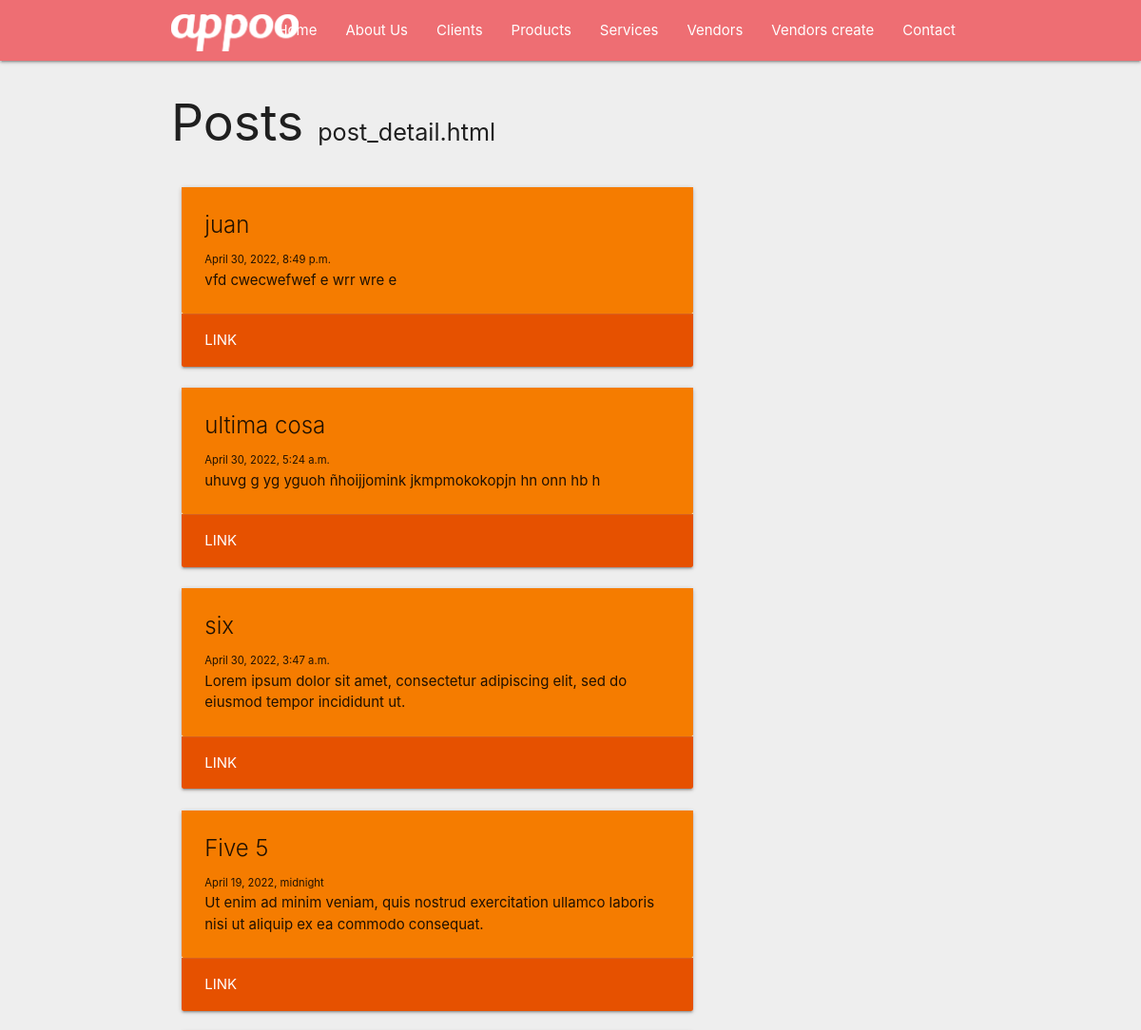
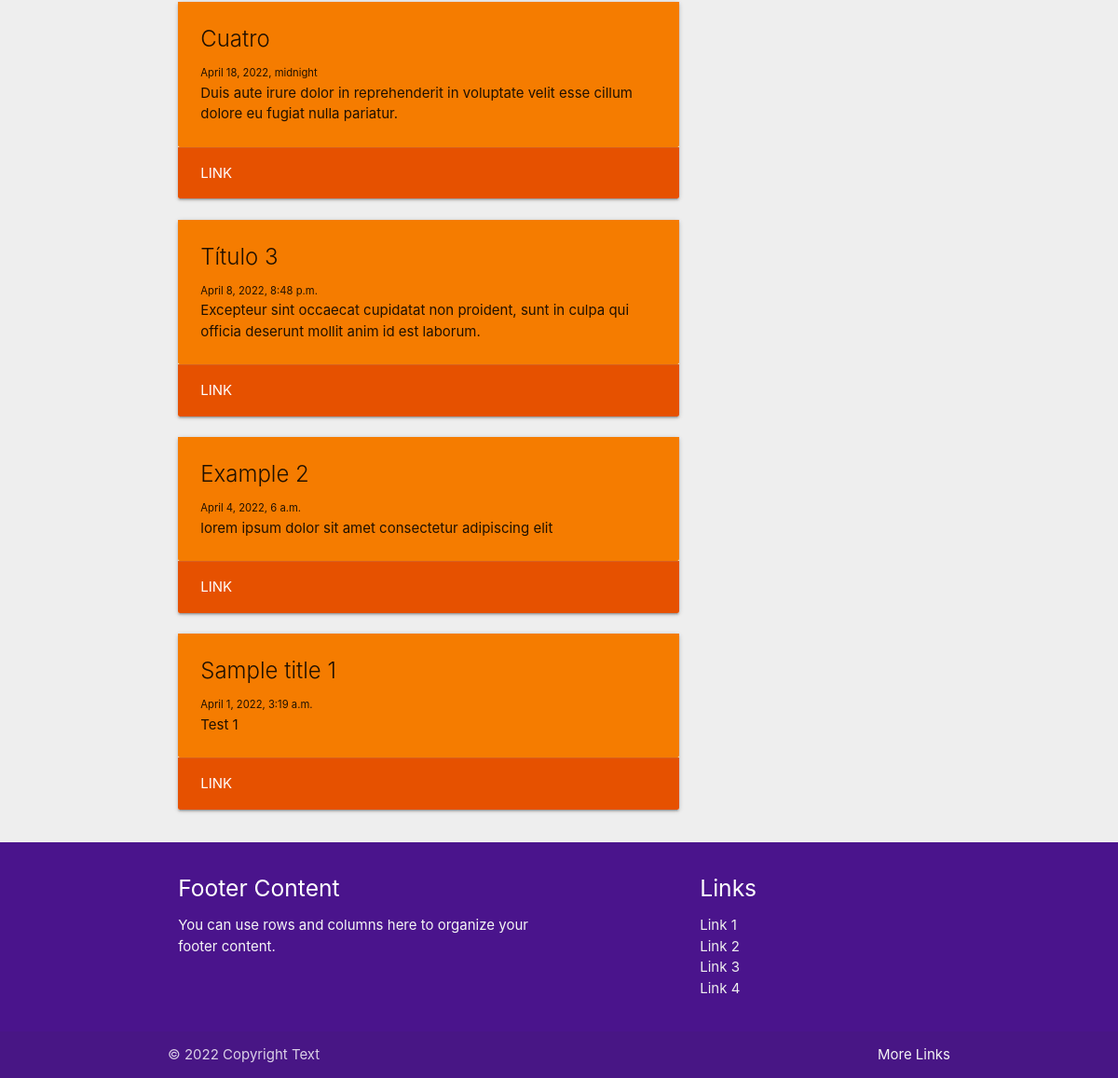
Page /post_list on the committed database (2 pictures, top to bottom).
### store/models.py (models this page shows, shortened)
class Post(models.Model):
    author = models.ForeignKey(settings.AUTH_USER_MODEL, on_delete=models.CASCADE)
    title = models.CharField(max_length=200)
    text = models.TextField()
    created_date = models.DateTimeField(
            default=timezone.now)
    published_date = models.DateTimeField(
            blank=True, null=True)

### store/views.py (the view)
# urls.py: path('post_list',views.post_all),
def post_all(request):
    query_post = Post.objects.all().order_by('-published_date')
    return render(request,'store/post_list.html',{'nbar':'post_list','query_post':query_post})

### store/templates/store/post_list.html (shortened to what this page needs)
{% extends 'store/base-store.html' %}
{% block content %}
<div class="container">
    <h2>
        <span>Posts</span>
        <span class="flow-text">post_detail.html</span>
    </h2>
    <div class="row">
        {% for item in query_post %}
        <div class="col s12 m8">
            <div class="card">
                <div class="card-content orange darken-2">
                    <span class="card-title">{{item.title}}</span>
                    <small>{{item.published_date }}</small>
                    <p>{{item.text }}</p>
                </div>
                <div class="card-action orange darken-4">
                    <a class="white-text" href="#">link</a>
                </div>
            </div>
        </div>
        {% endfor %}
    </div>
</div>
{% endblock %}

### rows in the picture
Post: title "juan", published_date "April 30, 2022, 8:49 p.m.", text "vfd cwecwefwef e wrr wre e"
Post: title "ultima cosa", published_date "April 30, 2022, 5:24 a.m.", text "uhuvg g yg yguoh ñhoijjomink jkmpmokokopjn hn onn hb h"
Post: title "six", published_date "April 30, 2022, 3:47 a.m.", text "Lorem ipsum dolor sit amet, consectetur adipiscing elit, sed do eiusmod tempor incididunt ut."
Post: title "Five 5", published_date "April 19, 2022, midnight", text "Ut enim ad minim veniam, quis nostrud exercitation ullamco laboris nisi ut aliquip ex ea commodo consequat."
Post: title "Cuatro", published_date "April 18, 2022, midnight", text "Duis aute irure dolor in reprehenderit in voluptate velit esse cillum dolore eu fugiat nulla pariatur."
Post: title "Título 3", published_date "April 8, 2022, 8:48 p.m.", text "Excepteur sint occaecat cupidatat non proident, sunt in culpa qui officia deserunt mollit anim id est laborum."
Post: title "Example 2", published_date "April 4, 2022, 6 a.m.", text "lorem ipsum dolor sit amet consectetur adipiscing elit"
Post: title "Sample title 1", published_date "April 1, 2022, 3:19 a.m.", text "Test 1"
